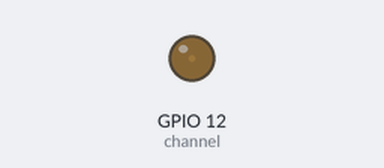
Bench run of a program on a simulated Raspberry Pi (BCM pin numbers). Parts: output pins drawn as LEDs (lit = HIGH). What the program prints to the terminal is not drawn.

Above: at 0.05 s.
At 0.5 s:
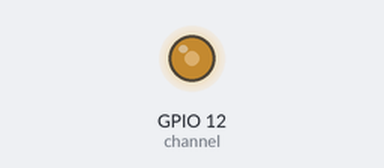
At 0.95 s:
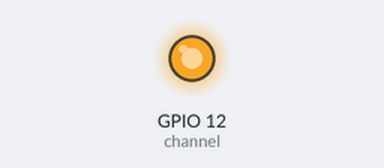
At 1.75 s:
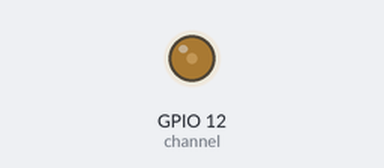
Timing chart, 0 to 4.7 s (numbered marks = the images above):
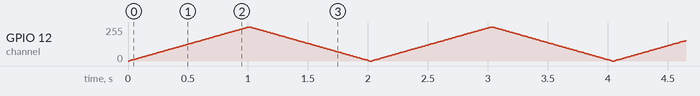

The program:

transition.py
```python
import RPi.GPIO as GPIO
from time import sleep

channel = 12
GPIO.setmode(GPIO.BCM)
GPIO.setup(channel,GPIO.OUT)

p=GPIO.PWM(channel,60) #here 60hz defines smoothness of the transition between dutycycles.
print("starting pwm...")
p.start(0)
a=0


try:
    while True:
        # a=0
        for dc in range(0,101,1):
            p.ChangeDutyCycle(dc)
            sleep(0.01)
            # print(a)
            # a+=1
        for dc in range(100,-1,-1):
            p.ChangeDutyCycle(dc)
            sleep(0.01)
            # print(a)
            # a+=1
except KeyboardInterrupt:
    p.stop()
    print("Exitting....")
    GPIO.cleanup()
```
